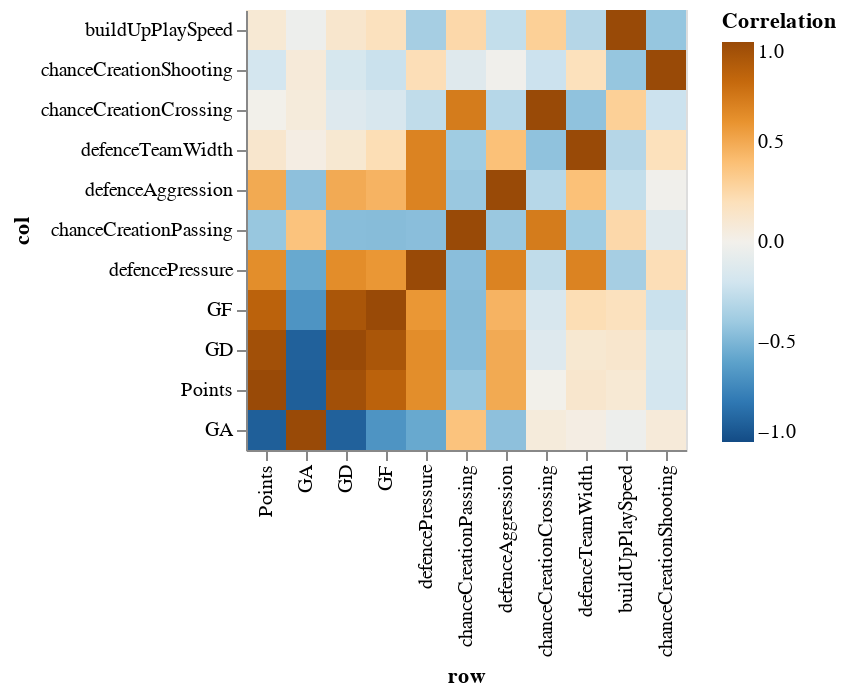

Notebook code cell kept with this figure:
### Code cell
corr_mx_long = corr_mx.reset_index().melt(
    id_vars = 'index').rename(
    columns = {'index':'row','variable':'col','value':'Correlation'})

alt.Chart(corr_mx_long).mark_rect().encode(
    x = alt.X('row', sort = 'color'),
    y = alt.Y('col', sort = '-color'),
    color = alt.Color('Correlation', scale = alt.Scale(
    scheme = 'blueorange',
    domain = (-1,1)),
    legend = alt.Legend(tickCount = 5))
)

### Figure 1 — Vega-Lite specification as saved in the notebook (floating-point values rounded to 4 significant figures)
{"config": {"view": {"continuousWidth": 400, "continuousHeight": 300}}, "data": {"name": "data-d7d6d1e9009a369392478e2a8201f28a"}, "mark": "rect", "encoding": {"color": {"field": "Correlation", "legend": {"tickCount": 5}, "scale": {"domain": [-1, 1], "scheme": "blueorange"}, "type": "quantitative"}, "x": {"field": "row", "sort": "color", "type": "nominal"}, "y": {"field": "col", "sort": "-color", "type": "nominal"}}, "$schema": "https://vega.github.io/schema/vega-lite/v4.17.0.json", "datasets": {"data-d7d6d1e9009a369392478e2a8201f28a": [{"row": "Points", "col": "Points", "Correlation": 1.0}, {"row": "GF", "col": "Points", "Correlation": 0.8469}, {"row": "GA", "col": "Points", "Correlation": -0.9109}, {"row": "GD", "col": "Points", "Correlation": 0.9608}, {"row": "buildUpPlaySpeed", "col": "Points", "Correlation": 0.09215}, {"row": "chanceCreationPassing", "col": "Points", "Correlation": -0.4169}, {"row": "chanceCreationCrossing", "col": "Points", "Correlation": 0.004497}, {"row": "chanceCreationShooting", "col": "Points", "Correlation": -0.1895}, {"row": "defencePressure", "col": "Points", "Correlation": 0.6262}, {"row": "defenceAggression", "col": "Points", "Correlation": 0.4976}, {"row": "defenceTeamWidth", "col": "Points", "Correlation": 0.1209}, {"row": "Points", "col": "GF", "Correlation": 0.8469}, {"row": "GF", "col": "GF", "Correlation": 1.0}, {"row": "GA", "col": "GF", "Correlation": -0.6664}, {"row": "GD", "col": "GF", "Correlation": 0.9222}, {"row": "buildUpPlaySpeed", "col": "GF", "Correlation": 0.1834}, {"row": "chanceCreationPassing", "col": "GF", "Correlation": -0.4694}, {"row": "chanceCreationCrossing", "col": "GF", "Correlation": -0.1607}, {"row": "chanceCreationShooting", "col": "GF", "Correlation": -0.2314}, {"row": "defencePressure", "col": "GF", "Correlation": 0.5829}, {"row": "defenceAggression", "col": "GF", "Correlation": 0.4534}, {"row": "defenceTeamWidth", "col": "GF", "Correlation": 0.2133}, {"row": "Points", "col": "GA", "Correlation": -0.9109}, {"row": "GF", "col": "GA", "Correlation": -0.6664}, {"row": "GA", "col": "GA", "Correlation": 1.0}, {"row": "GD", "col": "GA", "Correlation": -0.9028}, {"row": "buildUpPlaySpeed", "col": "GA", "Correlation": -0.02998}, {"row": "chanceCreationPassing", "col": "GA", "Correlation": 0.3745}, {"row": "chanceCreationCrossing", "col": "GA", "Correlation": 0.06353}, {"row": "chanceCreationShooting", "col": "GA", "Correlation": 0.07539}, {"row": "defencePressure", "col": "GA", "Correlation": -0.5649}, {"row": "defenceAggression", "col": "GA", "Correlation": -0.4479}, {"row": "defenceTeamWidth", "col": "GA", "Correlation": 0.03446}, {"row": "Points", "col": "GD", "Correlation": 0.9608}, {"row": "GF", "col": "GD", "Correlation": 0.9222}, {"row": "GA", "col": "GD", "Correlation": -0.9028}, {"row": "GD", "col": "GD", "Correlation": 1.0}, {"row": "buildUpPlaySpeed", "col": "GD", "Correlation": 0.1213}, {"row": "chanceCreationPassing", "col": "GD", "Correlation": -0.4649}, {"row": "chanceCreationCrossing", "col": "GD", "Correlation": -0.1256}, {"row": "chanceCreationShooting", "col": "GD", "Correlation": -0.1725}, {"row": "defencePressure", "col": "GD", "Correlation": 0.6291}, {"row": "defenceAggression", "col": "GD", "Correlation": 0.4937}, {"row": "defenceTeamWidth", "col": "GD", "Correlation": 0.1051}, {"row": "Points", "col": "buildUpPlaySpeed", "Correlation": 0.09215}, {"row": "GF", "col": "buildUpPlaySpeed", "Correlation": 0.1834}, {"row": "GA", "col": "buildUpPlaySpeed", "Correlation": -0.02998}, {"row": "GD", "col": "buildUpPlaySpeed", "Correlation": 0.1213}, {"row": "buildUpPlaySpeed", "col": "buildUpPlaySpeed", "Correlation": 1.0}, {"row": "chanceCreationPassing", "col": "buildUpPlaySpeed", "Correlation": 0.247}, {"row": "chanceCreationCrossing", "col": "buildUpPlaySpeed", "Correlation": 0.2997}, {"row": "chanceCreationShooting", "col": "buildUpPlaySpeed", "Correlation": -0.4206}, {"row": "defencePressure", "col": "buildUpPlaySpeed", "Correlation": -0.367}, {"row": "defenceAggression", "col": "buildUpPlaySpeed", "Correlation": -0.2552}, {"row": "defenceTeamWidth", "col": "buildUpPlaySpeed", "Correlation": -0.3078}, {"row": "Points", "col": "chanceCreationPassing", "Correlation": -0.4169}, {"row": "GF", "col": "chanceCreationPassing", "Correlation": -0.4694}, {"row": "GA", "col": "chanceCreationPassing", "Correlation": 0.3745}, {"row": "GD", "col": "chanceCreationPassing", "Correlation": -0.4649}, {"row": "buildUpPlaySpeed", "col": "chanceCreationPassing", "Correlation": 0.247}, {"row": "chanceCreationPassing", "col": "chanceCreationPassing", "Correlation": 1.0}, {"row": "chanceCreationCrossing", "col": "chanceCreationPassing", "Correlation": 0.7117}, {"row": "chanceCreationShooting", "col": "chanceCreationPassing", "Correlation": -0.1215}, {"row": "defencePressure", "col": "chanceCreationPassing", "Correlation": -0.458}, {"row": "defenceAggression", "col": "chanceCreationPassing", "Correlation": -0.4088}, {"row": "defenceTeamWidth", "col": "chanceCreationPassing", "Correlation": -0.3878}, {"row": "Points", "col": "chanceCreationCrossing", "Correlation": 0.004497}, {"row": "GF", "col": "chanceCreationCrossing", "Correlation": -0.1607}, {"row": "GA", "col": "chanceCreationCrossing", "Correlation": 0.06353}, {"row": "GD", "col": "chanceCreationCrossing", "Correlation": -0.1256}, {"row": "buildUpPlaySpeed", "col": "chanceCreationCrossing", "Correlation": 0.2997}, {"row": "chanceCreationPassing", "col": "chanceCreationCrossing", "Correlation": 0.7117}, {"row": "chanceCreationCrossing", "col": "chanceCreationCrossing", "Correlation": 1.0}, {"row": "chanceCreationShooting", "col": "chanceCreationCrossing", "Correlation": -0.2213}, {"row": "defencePressure", "col": "chanceCreationCrossing", "Correlation": -0.2691}, {"row": "defenceAggression", "col": "chanceCreationCrossing", "Correlation": -0.3041}, {"row": "defenceTeamWidth", "col": "chanceCreationCrossing", "Correlation": -0.4393}, {"row": "Points", "col": "chanceCreationShooting", "Correlation": -0.1895}, {"row": "GF", "col": "chanceCreationShooting", "Correlation": -0.2314}, {"row": "GA", "col": "chanceCreationShooting", "Correlation": 0.07539}, {"row": "GD", "col": "chanceCreationShooting", "Correlation": -0.1725}, {"row": "buildUpPlaySpeed", "col": "chanceCreationShooting", "Correlation": -0.4206}, {"row": "chanceCreationPassing", "col": "chanceCreationShooting", "Correlation": -0.1215}, {"row": "chanceCreationCrossing", "col": "chanceCreationShooting", "Correlation": -0.2213}, {"row": "chanceCreationShooting", "col": "chanceCreationShooting", "Correlation": 1.0}, {"row": "defencePressure", "col": "chanceCreationShooting", "Correlation": 0.2095}, {"row": "defenceAggression", "col": "chanceCreationShooting", "Correlation": -0.01147}, {"row": "defenceTeamWidth", "col": "chanceCreationShooting", "Correlation": 0.1915}, {"row": "Points", "col": "defencePressure", "Correlation": 0.6262}, {"row": "GF", "col": "defencePressure", "Correlation": 0.5829}, {"row": "GA", "col": "defencePressure", "Correlation": -0.5649}, {"row": "GD", "col": "defencePressure", "Correlation": 0.6291}, {"row": "buildUpPlaySpeed", "col": "defencePressure", "Correlation": -0.367}, {"row": "chanceCreationPassing", "col": "defencePressure", "Correlation": -0.458}, {"row": "chanceCreationCrossing", "col": "defencePressure", "Correlation": -0.2691}, {"row": "chanceCreationShooting", "col": "defencePressure", "Correlation": 0.2095}, {"row": "defencePressure", "col": "defencePressure", "Correlation": 1.0}, {"row": "defenceAggression", "col": "defencePressure", "Correlation": 0.6759}, {"row": "defenceTeamWidth", "col": "defencePressure", "Correlation": 0.6754}, {"row": "Points", "col": "defenceAggression", "Correlation": 0.4976}, {"row": "GF", "col": "defenceAggression", "Correlation": 0.4534}, {"row": "GA", "col": "defenceAggression", "Correlation": -0.4479}, {"row": "GD", "col": "defenceAggression", "Correlation": 0.4937}, {"row": "buildUpPlaySpeed", "col": "defenceAggression", "Correlation": -0.2552}, {"row": "chanceCreationPassing", "col": "defenceAggression", "Correlation": -0.4088}, {"row": "chanceCreationCrossing", "col": "defenceAggression", "Correlation": -0.3041}, {"row": "chanceCreationShooting", "col": "defenceAggression", "Correlation": -0.01147}, {"row": "defencePressure", "col": "defenceAggression", "Correlation": 0.6759}, {"row": "defenceAggression", "col": "defenceAggression", "Correlation": 1.0}, {"row": "defenceTeamWidth", "col": "defenceAggression", "Correlation": 0.3872}, {"row": "Points", "col": "defenceTeamWidth", "Correlation": 0.1209}, {"row": "GF", "col": "defenceTeamWidth", "Correlation": 0.2133}, {"row": "GA", "col": "defenceTeamWidth", "Correlation": 0.03446}, {"row": "GD", "col": "defenceTeamWidth", "Correlation": 0.1051}, {"row": "buildUpPlaySpeed", "col": "defenceTeamWidth", "Correlation": -0.3078}, {"row": "chanceCreationPassing", "col": "defenceTeamWidth", "Correlation": -0.3878}, {"row": "chanceCreationCrossing", "col": "defenceTeamWidth", "Correlation": -0.4393}, {"row": "chanceCreationShooting", "col": "defenceTeamWidth", "Correlation": 0.1915}, {"row": "defencePressure", "col": "defenceTeamWidth", "Correlation": 0.6754}, {"row": "defenceAggression", "col": "defenceTeamWidth", "Correlation": 0.3872}, {"row": "defenceTeamWidth", "col": "defenceTeamWidth", "Correlation": 1.0}]}}
